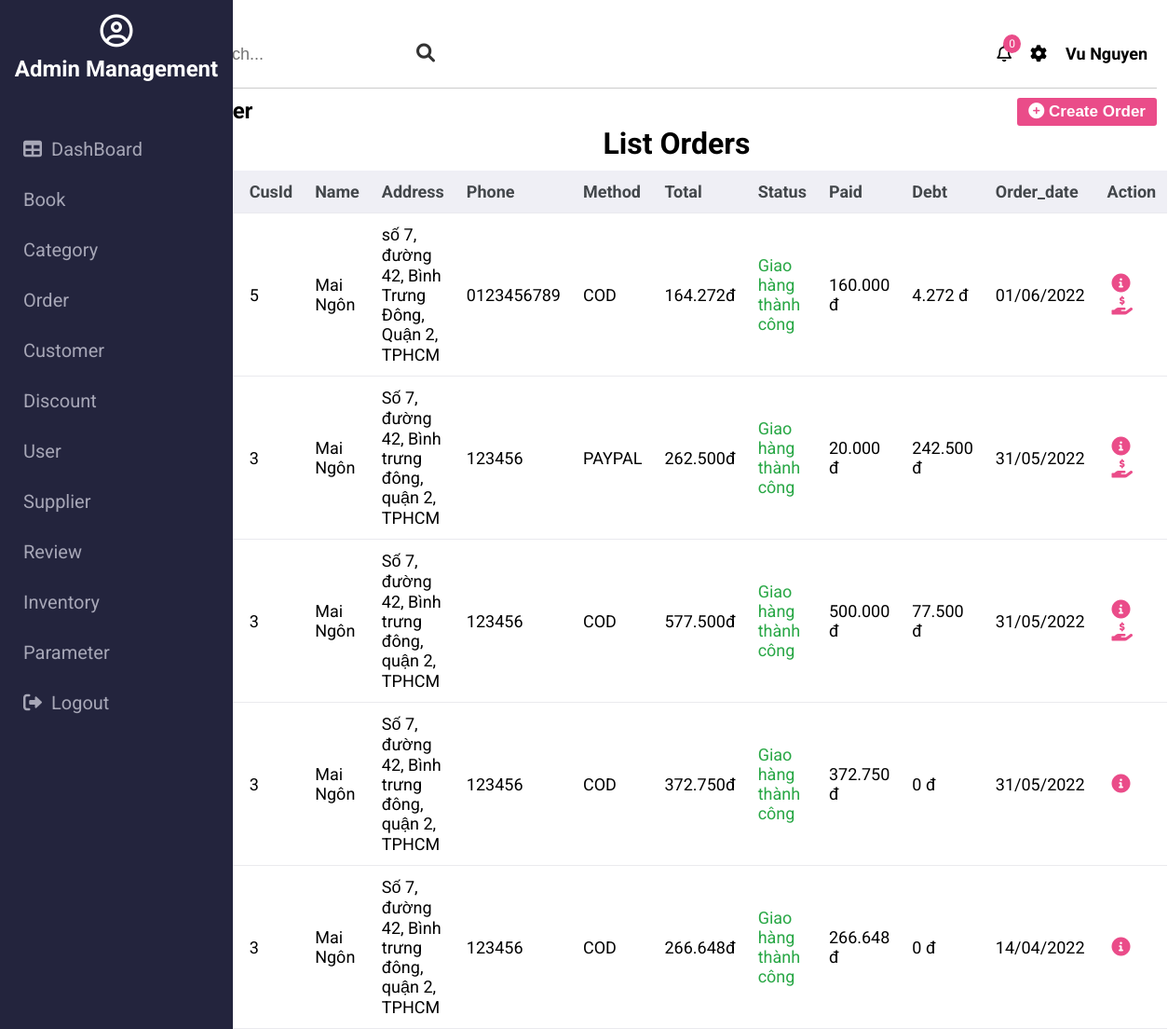
The page /admin/order (signed in) on the database its author committed.
### tables this page shows
CREATE TABLE `have_role` (
  `role_id` int(11) NOT NULL,
  `user_id` int(11) NOT NULL
);

CREATE TABLE `role` (
  `role_id` int(11) NOT NULL,
  `name` varchar(128) DEFAULT NULL,
  `description` text DEFAULT NULL
);

CREATE TABLE `book_order` (
  `order_id` int(11) NOT NULL,
  `customer_id` int(11) NOT NULL,
  `line1` varchar(128) DEFAULT NULL,
  `line2` varchar(128) DEFAULT NULL,
  `first_name` varchar(45) DEFAULT NULL,
  `last_name` varchar(45) DEFAULT NULL,
  `phone` varchar(45) DEFAULT NULL,
  `city` varchar(45) DEFAULT NULL,
  `country` varchar(45) DEFAULT NULL,
  `paid` float DEFAULT 0,
  `debt` float DEFAULT 0,
  `payment_date` date DEFAULT NULL,
  `zipcode` varchar(10) DEFAULT NULL,
  `payment_method` varchar(20) DEFAULT NULL,
  `total` float DEFAULT NULL,
  `status` varchar(25) DEFAULT NULL,
  `shipping_fee` float DEFAULT NULL,
  `discount` float DEFAULT NULL,
  `subtotal` float DEFAULT NULL,
  `order_date` datetime DEFAULT current_timestamp()
);

### controllers/admin/BaseController.php (called while the page is built, shortened)
<?php
class BaseController {
    protected $userModel;
    public function __construct() {
        $this->userModel = new UserModel();
    }
    public function getUserModel() {
        return $this->userModel;
    }
    protected function view($path, array $data = []) {
        $path = self::BASE_FOLDER_VIEW . '/' . str_replace('.', '/', $path) . '.php';
        return include($path);
    }
}

### controllers/admin/Ordercontroller.php (called while the page is built, shortened)
<?php
class OrderController extends BaseController {
    private $orderModel;
    public function __construct() {
        $this->orderModel =  new OrderModel();
        $this->userId = $_SESSION['user']['user_id'];
    }
    public function index() {
        $orders = $this->orderModel->getAll(['*'], ['status desc', 'order_date desc'],  30);
        $roles = $this->getUserModel()->getAllRoleByUserId($this->userId);
        $textColors = [
            'Đang xử lí' => 'text-primary',
            'Đã thanh toán' => 'text-warning',
            'Giao hàng thành công' => 'text-success',
            'Đang giao hàng' => 'text-info',
            'Đã hủy' => 'text-danger'
        ];
        return $this->view('admin.orders.show', [
            'orders' => $orders,
            'roles' => $roles,
            'textColors' => $textColors
        ]);
    }
}

### core/Database.php (called while the page is built, shortened)
<?php
class Database {
    public function connect() {
        $host = self::HOST;
        $username = self::USERNAME;
        $password = self::PASSWORD;
        $dbname = self::DB_NAME;
        try {
            $connect = new PDO("mysql:host=$host;dbname=$dbname", $username, $password);
            $connect->setAttribute(PDO::ATTR_ERRMODE, PDO::ERRMODE_EXCEPTION);
            $connect->setAttribute(PDO::ATTR_DEFAULT_FETCH_MODE, PDO::FETCH_ASSOC);
            return $connect;
        } catch (PDOException $e) {
            echo "Connection failed: " . $e->getMessage();
        }
    }
}

### models/BaseModel.php (called while the page is built, shortened)
<?php
class BaseModel extends Database {
    protected $db;
    public function __construct() {
        $this->db = $this->connect();
    }
    public function all($table, $select, $orderBy, $limit) {
        $field = implode(',', $select);
        $orderField = 'order by ';
        $orderBy ? $orderField .= implode(', ', $orderBy) : $orderField = '';
        $sql = "select $field from $table $orderField limit $limit";
        $result = $this->db->query($sql);
        $data = [];
        while ($row = $result->fetch()) {
            $data[] = $row;
        }
        return $data;
    }
}

### models/UserModel.php (called while the page is built, shortened)
<?php
class UserModel extends BaseModel {
    public function getAllRoleByUserId($userId) {
        $sql = "select * from user u, have_role h, role r
                where u.user_id = h.user_id and h.role_id = r.role_id and u.user_id = :user_id";
        $stmt = $this->db->prepare($sql);
        $stmt->execute(['user_id' => $userId]);
        $roles = [];
        while ($row = $stmt->fetch()) {
            $roles[] = $row;
        }
        return $roles;
    }
}

### models/OrderModel.php (called while the page is built, shortened)
<?php
class OrderModel extends BaseModel {
    public function getAll($select = ['*'], $orderBy = [], $limit = 30) {
        return $this->all(self::TABLE_ORDER, $select, $orderBy, $limit);
    }
}

### views/admin/orders/show.php (the view, shortened to what this page needs)
<?php $this->view('partitions.admin.header', ['roles' => $roles]); ?>
<div class="action">
    <h2>Order</h2>
    <button class="btn btn-create"><i class="fas fa-plus-circle"></i> Create Order</button>
</div>
<div class="content">
    <h1>List Orders</h1>
    <table>
        <thead>
            <th>#</th>
            <th>CusId</th>
            <th>Name</th>
            <th>Address</th>
            <th>Phone</th>
            <th>Method</th>
            <th>Total</th>
            <th>Status</th>
            <th>Paid</th>
            <th>Debt</th>
            <th>Order_date</th>
            <th>Action</th>
        </thead>
        <tbody class="content-body">
            <?php
            foreach ($orders as $order) {
            ?>
                <tr>
                    <td><?php echo $order['order_id'] ?></td>
                    <td><?php echo $order['customer_id'] ?></td>
                    <td><?php echo $order['first_name'] . ' ' . $order['last_name'] ?></td>
                    <td style="max-width: 250px;"><?php echo $order['line1'] . ', ' . $order['line2'] . ', ' . $order['city'] ?></td>
                    <td><?php echo $order['phone'] ?></td>
                    <td><?php echo $order['payment_method'] ?></td>
                    <td><?php echo number_format($order['total'], 0, '.', '.') ?>đ</td>
                    <td class="<?= $textColors[$order['status']] ?> order-status-<?php echo $order['order_id'] ?>"><?php echo $order['status'] ?></td>
                    <td><?php echo number_format($order['paid'], 0, '.', '.') ?> đ</td>
                    <td><?php echo number_format($order['debt'], 0, '.', '.') ?> đ</td>
                    <td><?php echo date('d/m/Y', strtotime($order['order_date'])); ?></td>
                    <td>
                        <a href="" class="btn-detail-order" order-id="<?php echo $order['order_id'] ?>"><i class="fas fa-info-circle"></i></a>
                        <?php if (($order['debt'] > 0 || $order['paid'] == 0) && $order['status'] != 'Đã hủy') : ?>
                            <a href="" class="btn-success-status btn-bill" order-id="<?php echo $order['order_id'] ?>"><i class="fa-solid fa-hand-holding-dollar"></i></a>
                        <?php endif ?>
                    </td>
                </tr>
            <?php } ?>
        </tbody>
    </table>
</div>

### views/partitions/admin/sidebar.php
<div class="sidebar">
    <div class="sidebar-title">
        <i class="far fa-user-circle"></i>
        <h2>Admin Management</h2>
    </div>
    <ul class="sidebar-list">
        <?php $icons = [
            'user' => '<i class="fas fa-users"></i>',
            'customer' => '<i class="far fa-user"></i>',
            'category' => '<i class="fab fa-apple"></i>',
            'book' => '<i class="fas fa-book"></i>',
            'order' => '<i class="fas fa-history"></i>',
            'supplier' => '<i class="fas fa-coins"></i>',
            'tracking' => '<i class="fas fa-parachute-box"></i>',
            'inventory' => '<i class="fas fa-warehouse"></i>',
            'discount' => '<i class="fas fa-tags"></i>',
            'review' => '<i class="far fa-comment"></i>',
            'parameter' => '<i class="fab fa-whmcs"></i>'
        ] ?>
        <li class="sidebar-item"><a href=""><i class="fas fa-table"></i>DashBoard</a></li>
        <?php foreach ($roles as $role) : ?>
            <li class="sidebar-item"><a href="<?= $role['name'] ?>"> <?php echo $icons[$role['name']] ?> <?= ucfirst($role['name']) ?></a></li>
        <?php endforeach ?>
        <li class="sidebar-item"><a href="auth/adminLogout"><i class="fas fa-sign-out-alt"></i>Logout</a></li>
    </ul>
</div>

### public/admin/css/base.css (style rules this page uses)
:root { --white-color: #fff; --main-color: #ea4c89; --siderbar-color: #021056; }
* { padding: 0; margin: 0; box-sizing: border-box; }
html { font-family: "Roboto", sans-serif; }

### public/admin/css/style.css (style rules this page uses)
.sidebar { position: fixed; top: 0; bottom: 0; background-color: #23243d; width: 250px; }
.sidebar .sidebar-title { display: flex; flex-direction: column; align-items: center; color: var(--white-color); padding: 15px; }
.sidebar-title i { font-size: 35px; }
.sidebar-title h2 { margin-top: 10px; }
.sidebar-list { list-style: none; padding-top: 30px; }
.sidebar-item a { width: 100%; display: inline-block; text-decoration: none; color: #a7a7b7; font-size: 20px; padding: 15px 25px; transition: all ease-in 0.15s; }
.sidebar-item a i { margin-right: 10px; }
h1 { text-align: center; }
.btn { font-size: 17px; font-weight: 700; padding: 5px 12px; background-color: var(--main-color); color: var(--white-color); outline: none; border: none; border-radius: 3px; }
table { width: 100%; margin-top: 10px; }
table, th, td { border-collapse: collapse; }
td a { text-decoration: none; color: var(--main-color); margin-left: 5px; font-size: 20px; }
th, td { padding: 12px; font-size: 18px; text-align: left; }
table th { background-color: #efeff5; color: #43474b; }
table tr { border-bottom: 1px solid #eaeaee; }
table tr td:first-child { font-weight: bold; }
.action { display: flex; justify-content: space-between; margin-top: 10px; }
.text-success { color: #28a745; }

### rows shown on the page
have_role: role.name "Book"
have_role: role.name "Category"
have_role: role.name "Order"
have_role: role.name "Customer"
have_role: role.name "Discount"
have_role: role.name "User"
have_role: role.name "Supplier"
have_role: role.name "Review"
have_role: role.name "Inventory"
have_role: role.name "Parameter"
book_order: customer "5", first_name "Mai", last_name "Ngôn", line1 "số 7, đường 42", line2 "Bình Trưng Đông, Quận 2", city "TPHCM", phone "0123456789", payment_method "COD", total "164.272", status "Giao hàng thành công", paid "160.000", debt "4.272", order_date "01/06/2022"
book_order: customer "3", first_name "Mai", last_name "Ngôn", line1 "Số 7, đường 42", line2 "Bình trưng đông, quận 2", city "TPHCM", phone "123456", payment_method "PAYPAL", total "262.500", status "Giao hàng thành công", paid "20.000", debt "242.500", order_date "31/05/2022"
book_order: customer "3", first_name "Mai", last_name "Ngôn", line1 "Số 7, đường 42", line2 "Bình trưng đông, quận 2", city "TPHCM", phone "123456", payment_method "COD", total "577.500", status "Giao hàng thành công", paid "500.000", debt "77.500", order_date "31/05/2022"
book_order: customer "3", first_name "Mai", last_name "Ngôn", line1 "Số 7, đường 42", line2 "Bình trưng đông, quận 2", city "TPHCM", phone "123456", payment_method "COD", total "372.750", status "Giao hàng thành công", paid "372.750", debt "0", order_date "31/05/2022"
book_order: customer "3", first_name "Mai", last_name "Ngôn", line1 "Số 7, đường 42", line2 "Bình trưng đông, quận 2", city "TPHCM", phone "123456", payment_method "COD", total "266.648", status "Giao hàng thành công", paid "266.648", debt "0", order_date "14/04/2022"

### other values the page prints
$_SESSION['user']['first_name'] "Vu"
$_SESSION['user']['last_name'] "Nguyen"
